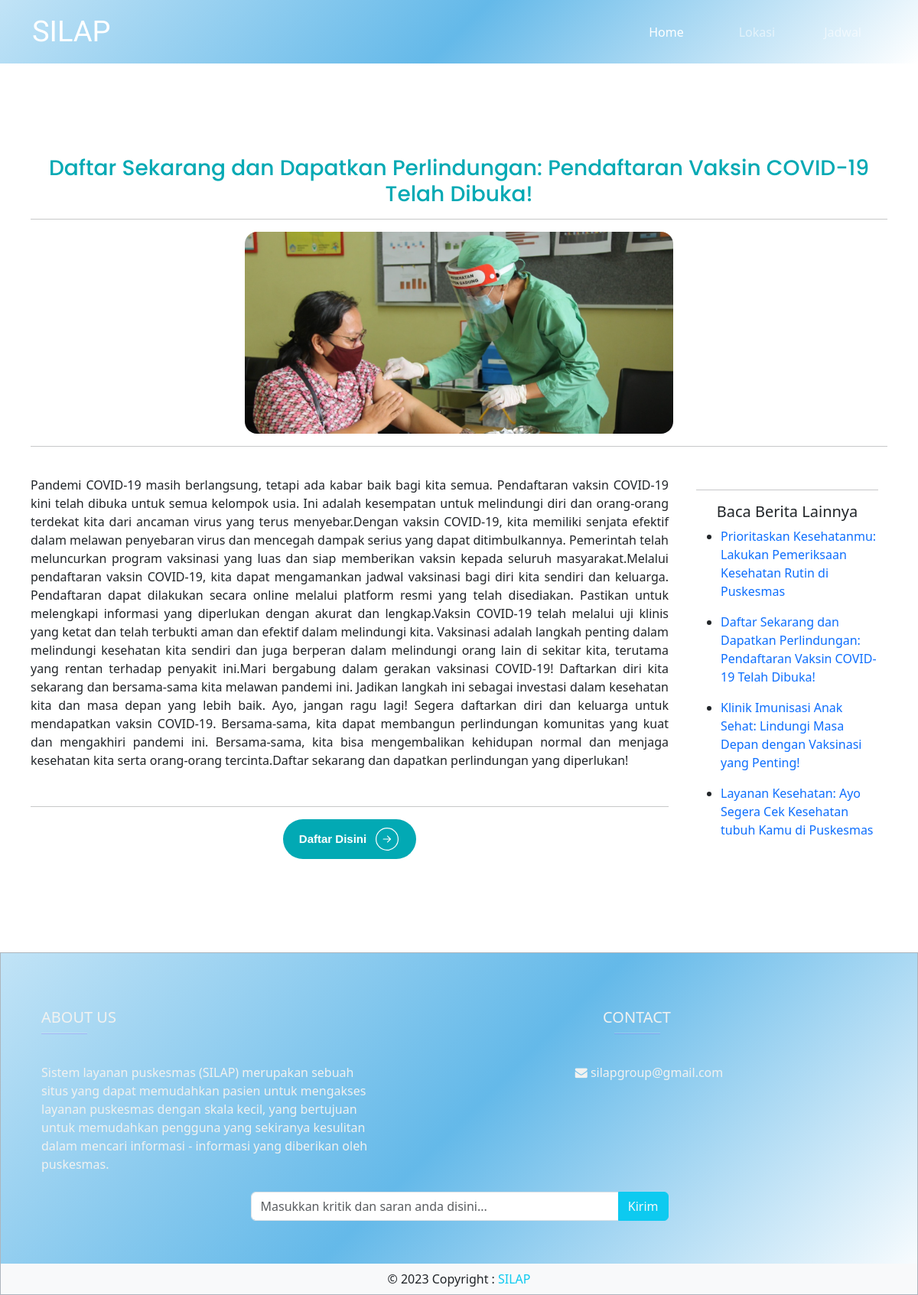
Page /Sisi User/berita.php?id=22 on the committed database.
### tables this page shows
CREATE TABLE `konten` (
  `id` int(5) NOT NULL,
  `title` varchar(255) NOT NULL,
  `deskripsi` longtext NOT NULL,
  `gambar` varchar(255) NOT NULL,
  `layanan` int(10) NOT NULL,
  `puskesmas` varchar(100) NOT NULL
);

### Sisi User/berita.php (the view, shortened to what this page needs)
<?php
include 'config.php';
$komentar = '';
$id = $_GET['id'];
$kode = "select * from konten where id = '$id'";
$query = mysqli_query($koneksi, $kode);
$data = mysqli_fetch_array($query);
$judul = $data['title'];
$deskripsi = $data['deskripsi'];
$gambar = $data['gambar'];
?>
<!DOCTYPE html>
<!DOCTYPE html>
<html lang="en">
<head>
  <link href="https://cdn.jsdelivr.net/npm/bootstrap@5.3.0/dist/css/bootstrap.min.css"
  rel="stylesheet"
>
  <link rel="stylesheet" href="css/style.css" />
  <link rel="stylesheet" href="https://cdnjs.cloudflare.com/ajax/libs/font-awesome/4.7.0/css/font-awesome.min.css">
</head>
<body class="">
  <nav class="navbar navbar-expand-lg navbar-dark shadow-5-strong bg">
    <div class="container">
      <a class="navbar-brand brand" href="#">SILAP</a>
      <div class="collapse navbar-collapse text-right" id="navbarNavDropdown">
        <ul class="navbar-nav ms-auto mb-2 mb-lg-0">
          <li class="nav-item px-lg-3 mx-lg-3">
            <a class="nav-link active " aria-current="page" href="../utama.php">Home</a>
          </li>
          <li class="nav-item">
            <a class="nav-link px-lg-3 mx-lg-3" href="lokasi.php">Lokasi</a>
          </li>
          <li class="nav-item">
            <a class="nav-link px-lg-3 mx-lg-3" href="jadwal.php">Jadwal</a>
          </li>
        </ul>
      </div>
    </div>
  </nav>
  <section class="container navi">
    <div class="col-md-12">
      <h3 class="text-center news-font">
        <?php echo $judul ?>
      </h3>
      <hr>
      <img class="w-50 mx-auto rounded-4 gam" src="../Sisi Admin/uploadIMG/<?php echo $gambar ?>" alt="">
    </div>
    <hr>
    <div class="row">
      <div class="col-md-9 text-center align-self-center">
        <div class="text-dark pb-3 mt-2">
          <p style="text-align: justify;">
            <?php echo $deskripsi ?>
          </p>
        </div>
        <hr>
        <div class="text-center">
          <button class="btn-more mx-auto text-decoration-none">
          <a href="daftar.php?id=<?php echo $id ?>" >
              <span>Daftar Disini</span></a>
          </button>
        </div>
      </div>
      <div class="col-md-3 p-4 align-items-center">
        <div class="mx-auto">
          <hr>
          <h5 class="text-center">Baca Berita Lainnya</h5>
          <?php
          $sql2 = "select * from konten";
          $q2 = mysqli_query($koneksi, $sql2);
          while ($r2 = mysqli_fetch_array($q2)) {
            $id = $r2['id'];
            $judul = $r2['title'];
            ?>
            <ul>
              <li>
                <a href="berita.php?id=<?php echo $id ?>" class="text-decoration-none"> <?php echo $judul ?></a>
              </li>
            </ul>
          <?php } ?>
        </div>
      </div>
    </div>
  </section>
  <footer class="text-center text-lg-start border border-dark-subtle bg-footer mt-xl-5 pt-4">
    <div class="container p-4">
      <div class="row">
        <div class="col-sm-5 g-4">
           <h5 class="text-uppercase ">About us</h5>
           <hr
                class="mb-4 mt-0 d-inline-block mx-auto"
                style="width: 60px; background-color: #7c4dff; height: 2px"
                />
          <p class="card-text mt-2" >Sistem layanan puskesmas (SILAP) merupakan sebuah situs yang dapat
            memudahkan pasien untuk mengakses layanan puskesmas dengan skala kecil,
            yang bertujuan untuk memudahkan pengguna yang sekiranya kesulitan dalam mencari informasi - informasi yang
            diberikan oleh puskesmas.</p>
        </div>
       <div class="col-sm-7 g-4">
        <div class="card-body text-center">
          <h5 class="card-title text-uppercase ">Contact</h5>
           <hr
                class="mb-2 mt-0 d-inline-block mx-auto"
                style="width: 60px; background-color: #7c4dff; height: 2px"
                />
          <ul class="mt-4 text-decoration-none">
            <li class="list-group-item">
              <i class="fa fa-envelope"></i>
              <span>silapgroup@gmail.com</span>
            </li>
          </ul>
        </div>
      </div>
        <div class="input-group mt-4 mb-3">
          <table>
            <td>
              <tr>
                <form action="" method="post" onsubmit="return validateComment()">
                    <div class="input-group w-50 mx-auto mb-3">
                        <input type="text" class="form-control" placeholder="Masukkan kritik dan saran anda disini..."
                              id="komentar" name="komentar" aria-label="Recipient's username" value="<?php echo $komentar ?>"
                              aria-describedby="button-addon2">
                        <button class="btn btn-info text-light" type="submit" name="simpan" id="button-addon2">Kirim</button>
                    </div>
                </form>
              </tr>
            </td>
          </table>
        </div>
      </div>
    </div>
    <div class="col-12 text-center p-2 text-dark bg-light">
        © 2023 Copyright :
        <a class="text-decoration-none text-info" href="../Sisi Admin/login.php">SILAP</a>
  </div>
  </footer>
</body>
</html>

### Sisi User/css/style.css (style rules this page uses)
* { box-sizing: border-box; padding: 0px; margin: 0; }
body { min-height: 100vh; width: 100vw; overflow-x: hidden; }
.bg-footer { color: #f2f2f0; background-image: linear-gradient(-45deg, white, rgba(100, 185, 233, 1), rgba(100, 185, 233, 0.4)); }
.bg { background-image: linear-gradient(-45deg, white, rgba(100, 185, 233, 1), rgba(100, 185, 233, 0.4)); background-size: cover; }
.brand { font-family: "Forum", cursive; font-size: 38px; }
.news-font { font-family: "Poppins", sans-serif; color: #02a9b4; }
.nav-link { border: 2px; border-radius: 25px; }
.navi { padding: 10px; }
.gam { display: flex; justify-content: center; align-items: center; width: 100%; }
.btn-more { cursor: pointer; font-weight: 700; font-family: Helvetica, "sans-serif"; transition: all 0.2s; padding: 10px 20px; border-radius: 100px; background: #02a9b4; border: 1px solid transparent; display: flex; align-items: center; font-size: 15px; color: #fff; }
.btn-more a { color: inherit; text-decoration: none; }
.btn-more > svg { width: 34px; margin-left: 10px; transition: transform 0.3s ease-in-out; }
@media screen and (min-width: 576px) { .navi { padding-top: 20%; padding-bottom: 5%; } }
@media screen and (min-width: 768px) { .navi { padding-top: 15%; padding-bottom: 5%; } }
@media screen and (min-width: 992px) { .navi { padding-top: 10%; padding-bottom: 5%; } }
@media screen and (min-width: 1200px) { .navi { padding-top: 10%; padding-bottom: 5%; } }

### rows in the picture
konten: title "Daftar Sekarang dan Dapatkan Perlindungan: Pendaftaran Vaksin COVID-19 Telah Dibuka!", gambar (picture), deskripsi "Pandemi COVID-19 masih berlangsung, tetapi ada kabar baik bagi kita semua. Pendaftaran vaksin COVID-19 kini telah dibuka untuk semua kelompok usia. Ini adalah kesempatan untuk melindungi diri dan orang-orang terdekat kita dari ancaman virus yang terus menyebar.Dengan vaksin COVID-19, kita memiliki senjata efektif dalam melawan penyebaran virus dan mencegah dampak serius yang dapat ditimbulkannya. Pemerintah telah meluncurkan program vaksinasi yang luas dan siap memberikan vaksin kepada seluruh masyarakat.Melalui pendaftaran vaksin COVID-19, kita dapat mengamankan jadwal vaksinasi bagi diri kita sendiri dan keluarga. Pendaftaran dapat dilakukan secara online melalui platform resmi yang telah…"
konten: title "Prioritaskan Kesehatanmu: Lakukan Pemeriksaan Kesehatan Rutin di Puskesmas"
konten: title "Klinik Imunisasi Anak Sehat: Lindungi Masa Depan dengan Vaksinasi yang Penting!"
konten: title "Layanan Kesehatan: Ayo Segera Cek Kesehatan tubuh Kamu di Puskesmas"
